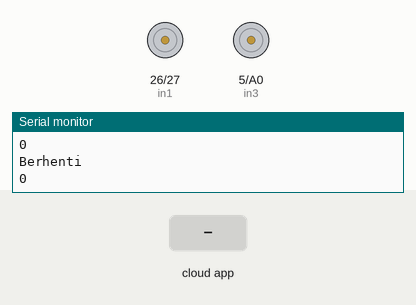
Simulated run of this sketch. Board: ESP8266 (NodeMCU). Shown: motor-driver pin pairs drawn as motors (green arrow = first pin HIGH = forward, orange = second pin HIGH = backward, longer = more drive, scaled by the enable pin), the last lines printed to the serial monitor. The test bench sets the inputs (shaded band). WiFi joins after 1.5 s; servers stay silent unless stated; the Firebase database answers and starts empty.

Above: at 2.7 s.
2.8 s: the phone or cloud app sets command to 1
4.6 s: the phone or cloud app sets speed to 1
At 5.0 s:
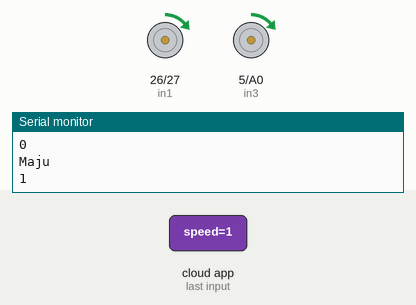
6.2 s: the phone or cloud app sets speed to 0
At 7.0 s:
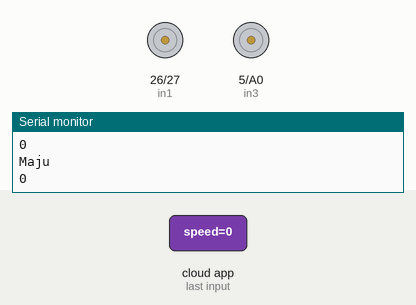
7.9 s: the phone or cloud app sets command to 0
Timing chart, 0 to 10.5 s (numbered marks = the images above; inputs shaded):
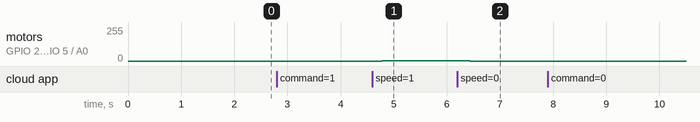

The sketch:

T-Remote-Control-Mobile-Robot-with-Google-Colab-and-Firebase.ino
```cpp
#include <Arduino.h>
#if defined(ESP32)
  #include <WiFi.h>
#elif defined(ESP8266)
  #include <ESP8266WiFi.h>
#endif
#include <Firebase_ESP_Client.h>

//Provide the token generation process info.
#include "addons/TokenHelper.h"
//Provide the RTDB payload printing info and other helper functions.
#include "addons/RTDBHelper.h"

// Insert your network credentials
#define WIFI_SSID "PAY ME 100k FOR HOTSPOT" //EIRRG H118 // PAY ME 100k FOR HOTSPOT
#define WIFI_PASSWORD "swglord16" // modaldong // swglord16

// Insert Firebase project API Key
#define API_KEY "AIzaSyCy56yyIjPnEG5Q-m03eizK06sJq3hogMA"

// Insert RTDB URLefine the RTDB URL */
#define DATABASE_URL "https://esp32-integration-test-default-rtdb.asia-southeast1.firebasedatabase.app/"

//Define Firebase Data object
FirebaseData fbdo;

FirebaseAuth auth;
FirebaseConfig config;

unsigned long sendDataPrevMillis = 0;
bool boolValue;
int intValue;
int speedValue;
bool signupOK = false;

int enA = 25;
int enB = 16;
int in1 = 26;
int in2 = 27;
int in3 = 5;
int in4 = 17;

int trigpin = 15;
int echopin = 32;
int waktu;
int distance;

void(* resetFunc) (void) = 0; // create a standard reset function

void maju(int kecepatan)
{
  digitalWrite(in1, HIGH);
  digitalWrite(in2,LOW);
  analogWrite(enA, kecepatan);
  digitalWrite(in3, HIGH);
  digitalWrite(in4,LOW);
  analogWrite(enB, kecepatan);

}

void mundur(int kecepatan_mundur)
{
  digitalWrite(in1, LOW);
  digitalWrite(in2,HIGH);
  analogWrite(enA, kecepatan_mundur);
  digitalWrite(in3, LOW);
  digitalWrite(in4,HIGH);
  analogWrite(enB, kecepatan_mundur);

}

void berhenti()
{
  digitalWrite(in1, LOW);
  digitalWrite(in2, LOW);
  analogWrite(enA, 0);
  digitalWrite(in3, LOW);
  digitalWrite(in4, LOW);
  analogWrite(enB, 0);
}

void hadap_kiri(float kecepatan_hadapkiri)
{
  digitalWrite(in1, LOW);
  digitalWrite(in2, HIGH);
  analogWrite(enA, kecepatan_hadapkiri);
  digitalWrite(in3, HIGH); //kanan
  digitalWrite(in4, LOW);
  analogWrite(enB, kecepatan_hadapkiri);
}

void hadap_kanan(float kecepatan_hadapkanan)
{
  digitalWrite(in1, HIGH);
  digitalWrite(in2, LOW);
  analogWrite(enA, kecepatan_hadapkanan);
  digitalWrite(in3, LOW); //kanan
  digitalWrite(in4, HIGH);
  analogWrite(enB, kecepatan_hadapkanan);
}

void setup() {
  Serial.begin(115200);
  pinMode (trigpin, OUTPUT);
  pinMode (echopin, INPUT);
  pinMode(enA, OUTPUT);
  pinMode(enB, OUTPUT);
  pinMode(in1, OUTPUT);
  pinMode(in2, OUTPUT);
  pinMode(in3, OUTPUT);
  pinMode(in4, OUTPUT);
  Serial.begin(115200);
  WiFi.begin(WIFI_SSID, WIFI_PASSWORD);
  Serial.print("Connecting to Wi-Fi");
  while (WiFi.status() != WL_CONNECTED) {
    Serial.print(".");
    delay(300);
  }
  Serial.println();
  Serial.print("Connected with IP: ");
  Serial.println(WiFi.localIP());
  Serial.println();

  /* Assign the api key (required) */
  config.api_key = API_KEY;

  /* Assign the RTDB URL (required) */
  config.database_url = DATABASE_URL;

  /* Sign up */
  if (Firebase.signUp(&config, &auth, "", "")) {
    Serial.println("ok");
    signupOK = true;
  }
  else {
   // resetFunc();
    Serial.printf("%s\n", config.signer.signupError.message.c_str());
  }

  /* Assign the callback function for the long running token generation task */
  config.token_status_callback = tokenStatusCallback; //see addons/TokenHelper.h

  Firebase.begin(&config, &auth);
  Firebase.reconnectWiFi(true);
}

void loop() {

  //Pembacaan speed
  if (Firebase.ready() && signupOK) {
   // sendDataPrevMillis = millis();
       if (Firebase.RTDB.getInt(&fbdo, "/OUTPUT/speed")) {
      if (fbdo.dataType() == "int") {
        speedValue = fbdo.intData();
      }
    }
    else {
      Serial.println(fbdo.errorReason());
    }
    //Pembacaan mode
    if (Firebase.RTDB.getInt(&fbdo, "/OUTPUT/command")) {
      if (fbdo.dataType() == "int") {
        intValue = fbdo.intData();
          if(intValue == 1)
            {
              maju(speedValue);
              Serial.println("Maju");
              Serial.println(speedValue);
            }
            else if(intValue == 2)
            {
              hadap_kanan(120);
              delay(100);
              berhenti();
                //    delay(10000);
              Serial.println("Kanan");
              Serial.println(speedValue);
             }
            else if(intValue == 3)
            {
             hadap_kiri(120);
             delay(100);
             berhenti();
            // delay(10000);
             Serial.println("Kiri");
             Serial.println(speedValue);
            }
            else if(intValue == 4)
            {
              mundur((speedValue) - 10);
              Serial.println("berhenti");
              Serial.println(speedValue);
            }
            else
            {
              berhenti();
              Serial.println("Berhenti");
              Serial.println(speedValue);
            }
            delay(30);
        if(millis() >= 12000) //tiap bbrp detik harus di reset, karena lost connection rawan terjadi setelah running beberapa detik
        {
          resetFunc();  // reset the Arduino via software function
        }
      }
    }
    else {
 //     resetFunc();
      Serial.println(fbdo.errorReason());
    }
  }
}
```

Measured:
- after the input at 4.6 s, motor on GPIO 26 (in1) / GPIO 27 (in2), motor on GPIO 5 (in3) / A0 (in4): stopped → forward 1/255 after 0.18 s
- after the input at 6.2 s, motor on GPIO 26 (in1) / GPIO 27 (in2), motor on GPIO 5 (in3) / A0 (in4): forward 1/255 → stopped after 0.23 s
